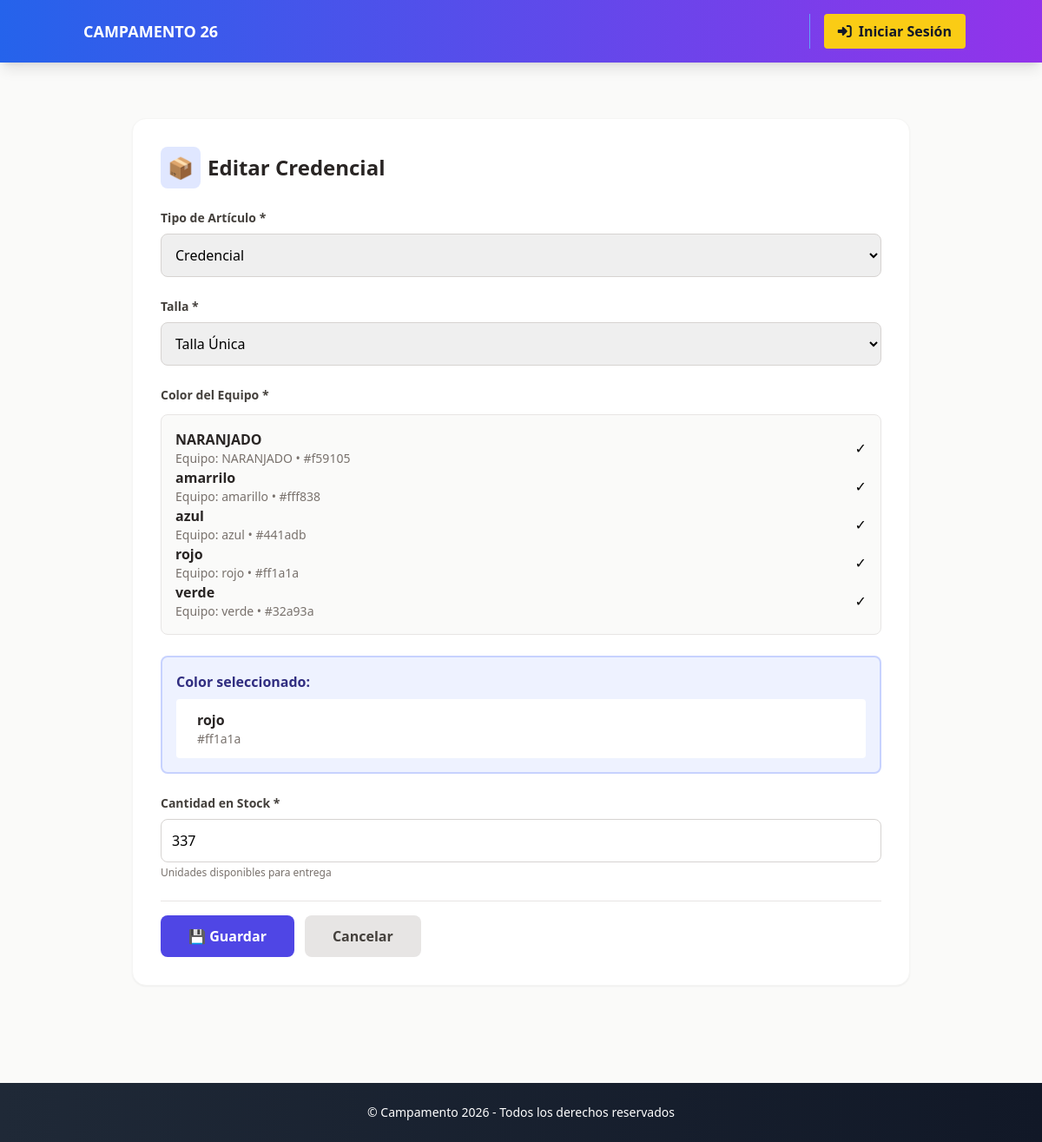
Page /inventario/11/editar/ on the committed database.
### principal/models.py (models this page shows, shortened)
class InventarioGlobal(models.Model):
    ARTICULOS = (
        ('polera', 'Polera'),
        ('pañoleta', 'Pañoleta'),
        ('credencial', 'Credencial'),
        ('manilla', 'Manilla'),
    )
    TALLAS = (
        ('XS', 'XS - Extra Pequeño'),
        ('S', 'S - Pequeño'),
        ('M', 'M - Mediano'),
        ('L', 'L - Grande'),
        ('XL', 'XL - Extra Grande'),
        ('XXL', 'XXL - Doble Extra Grande'),
        ('unica', 'Talla Única'),
    )
    articulo = models.CharField(max_length=20, choices=ARTICULOS)
    talla = models.CharField(max_length=10, choices=TALLAS, default='unica')
    color_hex = models.CharField(max_length=7, default='#000000', help_text="Código hexadecimal del color")
    color_nombre = models.CharField(max_length=50, null=True, blank=True, help_text="Nombre del color")
    stock_actual = models.PositiveIntegerField(default=0)
    stock_total = models.PositiveIntegerField(default=0, help_text="Stock inicial")
    numeros_asignados = models.TextField(blank=True, help_text="Números asignados por color, formato: color:#1,#2,#3")
    siguiente_numero = models.PositiveIntegerField(default=1)
    autor = models.ForeignKey(Usuario, on_delete=models.PROTECT)
    fecha_creacion = models.DateTimeField(auto_now_add=True, verbose_name="Fecha de Creación")
    fecha_actualizacion = models.DateTimeField(auto_now=True, verbose_name="Última Actualización")
    class Meta:
        unique_together = ['articulo', 'talla', 'color_hex']
        verbose_name = "Inventario Global"
        verbose_name_plural = "Inventarios Globales"
        ordering = ['articulo', 'color_nombre', 'talla']
    @property
    def color(self):
        """Propiedad para compatibilidad"""
        return self.color_nombre or self.color_hex

class Grupo(models.Model):
    nombre = models.CharField(max_length=100)
    color_nombre = models.CharField(max_length=50, default='Sin color', help_text="Nombre del color: Rojo, Azul, etc.")
    color_hex = models.CharField(max_length=7, default='#000000', help_text="Código hexadecimal: #FF0000")
    insignia = models.ImageField(upload_to='insignias/', null=True, blank=True)
    puntos_totales = models.IntegerField(default=0)
    min_age = models.PositiveIntegerField(null=True, blank=True)
    max_age = models.PositiveIntegerField(null=True, blank=True)
    sexo = models.CharField(max_length=2, null=True, blank=True)
    union = models.CharField(max_length=100, null=True, blank=True)
    @property
    def color(self):
        """Propiedad para compatibilidad con código existente"""
        return self.color_hex

### principal/views.py (the view)
# urls.py: path('inventario/<int:item_id>/editar/', views.editar_inventario, name='editar_inventario'),
def editar_inventario(request, item_id):
    item = get_object_or_404(InventarioGlobal, id=item_id)
    grupos = Grupo.objects.all().order_by('nombre')
    if request.method == 'POST':
        form = InventarioForm(request.POST, instance=item)
        if form.is_valid():
            inv = form.save(commit=False)
            color_hex = request.POST.get('color_hex')
            color_nombre = request.POST.get('color_nombre')
            if not color_hex or not color_nombre:
                messages.error(request, '⚠️ Debes seleccionar un color de equipo')
                return render(request, 'principal/inventario_crear.html', {
                    'form': form,
                    'item': item,
                    'grupos': grupos,
                    'titulo': f'Editar {item.get_articulo_display()}'
                })
            inv.color_hex = color_hex
            inv.color_nombre = color_nombre
            inv.save()
            messages.success(request, '✅ Inventario actualizado correctamente.')
            return redirect('listar_inventario')
        else:
            for field, errors in form.errors.items():
                for error in errors:
                    messages.error(request, f'{field}: {error}')
    else:
        form = InventarioForm(instance=item)
    return render(request, 'principal/inventario_crear.html', {
        'form': form,
        'item': item,
        'grupos': grupos,
        'titulo': f'Editar {item.get_articulo_display()}'
    })

### principal/templates/principal/inventario_crear.html (shortened to what this page needs)
{% extends 'principal/base.html' %}
{% block content %}
<div class="max-w-4xl mx-auto my-10 bg-white p-8 rounded-2xl shadow-sm border border-stone-100">
    <h2 class="text-2xl font-bold text-stone-800 mb-6 flex items-center gap-2">
        <span class="p-2 bg-indigo-100 text-indigo-600 rounded-lg">📦</span>
        {{ titulo }}
    </h2>
    <form method="post" id="inventarioForm" class="space-y-6">
        <div>
            <label class="block text-sm font-semibold text-stone-700 mb-2">
                Tipo de Artículo *
            </label>
            {{ form.articulo }}
        </div>
        <div>
            <label class="block text-sm font-semibold text-stone-700 mb-2">
                Talla *
            </label>
            {{ form.talla }}
        </div>
        <div>
            <label class="block text-sm font-semibold text-stone-700 mb-3">
                Color del Equipo *
            </label>
            {% if grupos %}
                <div class="border border-stone-200 rounded-lg p-4 bg-stone-50 max-h-96 overflow-y-auto">
                    {% for grupo in grupos %}
                    <div class="color-card"
                         onclick="seleccionarColor('{{ grupo.color_hex }}', '{{ grupo.color_nombre }}')"
                         data-hex="{{ grupo.color_hex }}"
                         data-nombre="{{ grupo.color_nombre }}">
                        <div class="flex items-center justify-between">
                            <div class="flex items-center flex-1">
                                <div>
                                    <div class="font-semibold text-stone-800">{{ grupo.color_nombre }}</div>
                                    <div class="text-sm text-stone-500">Equipo: {{ grupo.nombre }} • {{ grupo.color_hex }}</div>
                                </div>
                            </div>
                            <div class="check-icon">✓</div>
                        </div>
                    </div>
                    {% endfor %}
                </div>
            {% endif %}
        </div>
        <div id="resumen" class="hidden bg-indigo-50 border-2 border-indigo-200 rounded-lg p-4">
            <h4 class="font-semibold text-indigo-900 mb-2">Color seleccionado:</h4>
            <div class="flex items-center gap-3 bg-white p-3 rounded">
                <div>
                    <div class="font-semibold text-stone-800" id="resumen-nombre"></div>
                    <div class="text-sm text-stone-500" id="resumen-hex"></div>
                </div>
            </div>
        </div>
        <div>
            <label class="block text-sm font-semibold text-stone-700 mb-2">
                Cantidad en Stock *
            </label>
            {{ form.stock_actual }}
            <p class="text-xs text-stone-500 mt-1">Unidades disponibles para entrega</p>
        </div>
        <div class="flex gap-3 pt-4 border-t border-stone-200">
            <button type="submit"
                    id="btnGuardar"
                    class="bg-indigo-600 text-white px-8 py-3 rounded-lg font-bold hover:bg-indigo-700 disabled:bg-gray-300 disabled:cursor-not-allowed"
                    {% if not grupos %}disabled{% endif %}>
                💾 Guardar
            </button>
            <a href="{% url 'listar_inventario' %}"
               class="bg-stone-200 text-stone-700 px-8 py-3 rounded-lg font-bold hover:bg-stone-300">
                Cancelar
            </a>
        </div>
    </form>
</div>
{% endblock %}

### rows in the picture
InventarioGlobal: articulo "Credencial", talla "Talla Única", stock_actual "337"
Grupo: color_nombre "NARANJADO", nombre "NARANJADO", color_hex "#f59105"
Grupo: color_nombre "amarrilo", nombre "amarillo", color_hex "#fff838"
Grupo: color_nombre "azul", nombre "azul", color_hex "#441adb"
Grupo: color_nombre "rojo", nombre "rojo", color_hex "#ff1a1a"
Grupo: color_nombre "verde", nombre "verde", color_hex "#32a93a"

### other values in the picture
{{ titulo }} "Editar Credencial"
